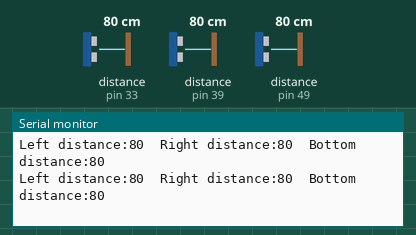
Simulated run of this sketch. Board: Arduino Mega 2560, built with avr-gcc and run on an emulated ATmega2560. Shown: the last lines printed to the serial monitor. Wiring (inferred from the names in the program): 3 × ultrasonic range finder: trigger pin 31, echo pin 33 / trigger pin 37, echo pin 39 / trigger pin 47, echo pin 49. The inputs (shaded band) are chosen by the test bench; at power-on: distance to the obstacle (sensors on pin 33, pin 39, pin 49) 80 cm. The echo pulse lasts 58.3 µs per cm.

Above: at 1.2 s.
1.3 s: distance to the obstacle (sensor on pin 33) set to 2 cm
At 1.53 s:
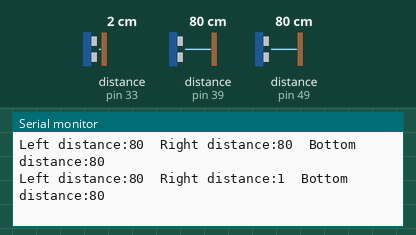
2.8 s: distance to the obstacle (sensor on pin 33) set to 4 cm
At 2.84 s:
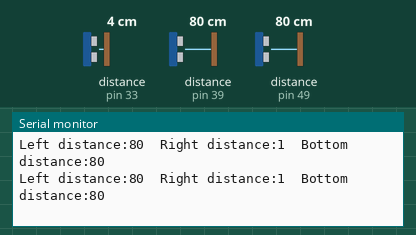
5.8 s: distance to the obstacle (sensor on pin 39) set to 2 cm
At 5.98 s:
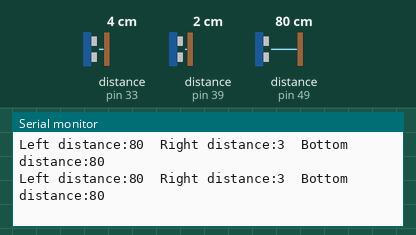
7.3 s: distance to the obstacle (sensor on pin 49) set to 2 cm
At 7.51 s:
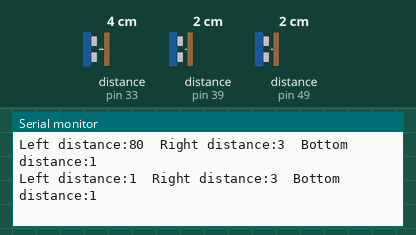
8.8 s: distance to the obstacle (sensor on pin 39) set to 4 cm
At 9.03 s:
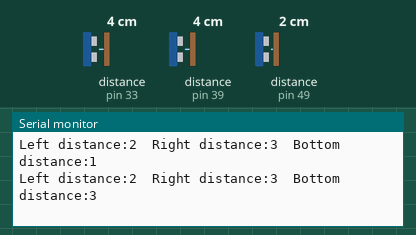
10.3 s: distance to the obstacle (sensor on pin 49) set to 213 cm
At 10.3 s:
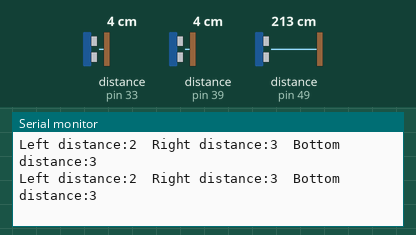
Timing chart, 0 to 13.3 s (numbered marks = the images above; inputs shaded):
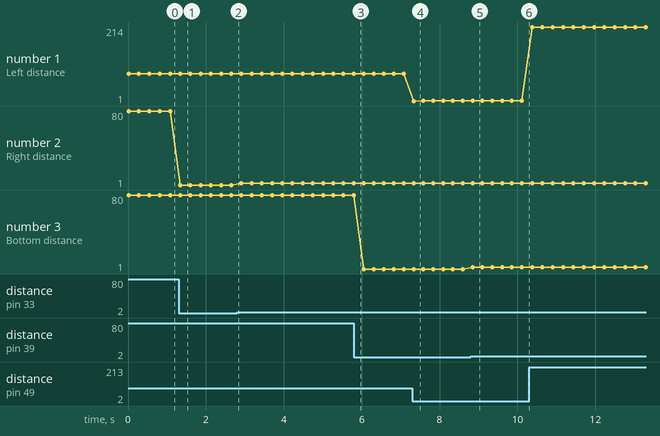

The sketch:

object_tracking.ino
```cpp
//int trigReading;
long duration;
long distance;

int echoPinL = 49;
int trigPinL = 47;
int echoPinR = 33;
int trigPinR = 31;
int trigPinB = 37;
int echoPinB = 39;

int laser_din=7;
boolean left;
boolean right;
boolean bottom;
boolean laserstatus;

void setup() {
  // put your setup code here, to run once:

  Serial.begin(38400);
  pinMode(laser_din,INPUT);
  pinMode(echoPinL,INPUT);
  pinMode(trigPinL,OUTPUT);
  pinMode(echoPinR,INPUT);
  pinMode(trigPinR,OUTPUT);
  pinMode(echoPinB,INPUT);
  pinMode(trigPinB,OUTPUT);
}

void loop() {
 int dleft= finddistance(trigPinL,echoPinL);
 int dright=finddistance(trigPinR,echoPinR);
 int dbottom= finddistance(trigPinB,echoPinB);
 Serial.print("Left distance:");
 Serial.print(dleft,DEC);
 Serial.print("  Right distance:");
 Serial.print(dright,DEC);
 Serial.print("  Bottom distance:");
 Serial.println(dbottom,DEC);
setultrasoundstatus(left,dleft);
setultrasoundstatus(right,dright);
setultrasoundstatus(bottom,dbottom);
// add bottom sensor as well
//setlaserstatus();

  delay(250);
}


// Functions

long finddistance(int trigPin, int echoPin){
  digitalWrite(trigPin,LOW);
  delayMicroseconds(2);
  digitalWrite(trigPin,HIGH);
  delayMicroseconds(10);
  digitalWrite(trigPin,LOW);
  duration = pulseIn(echoPin,HIGH);
  return distance = duration/58; // inches
  }

void setultrasoundstatus(boolean sensor,int sensorFeed){
  if(sensorFeed<210){
  sensor=true;
    }
  else{
    sensor = false;};
   }
void setlaserstatus(){
    if(digitalRead(laser_din)==LOW)
  {
    laserstatus=true;
   // Serial.println("Obstacles!");

  }
  else
  {
    laserstatus=false;
    //Serial.println("No Obstacles!");
  }

    }
```

Measured:
- after the input at 1.3 s, the serial monitor: prints a new line at once (image 1)
- after the input at 7.3 s, the serial monitor: prints a new line at once (image 4)
- after the input at 8.8 s, the serial monitor: prints a new line after 0.05 s (image 5)
- plotted number 1: 80 → 2 after the input at 7.3 s, 2 → 213 after the input at 10.3 s
- plotted number 2: 80 → 1 after the input at 1.3 s, 1 → 3 after the input at 2.8 s
- plotted number 3: 80 → 1 after the input at 5.8 s
